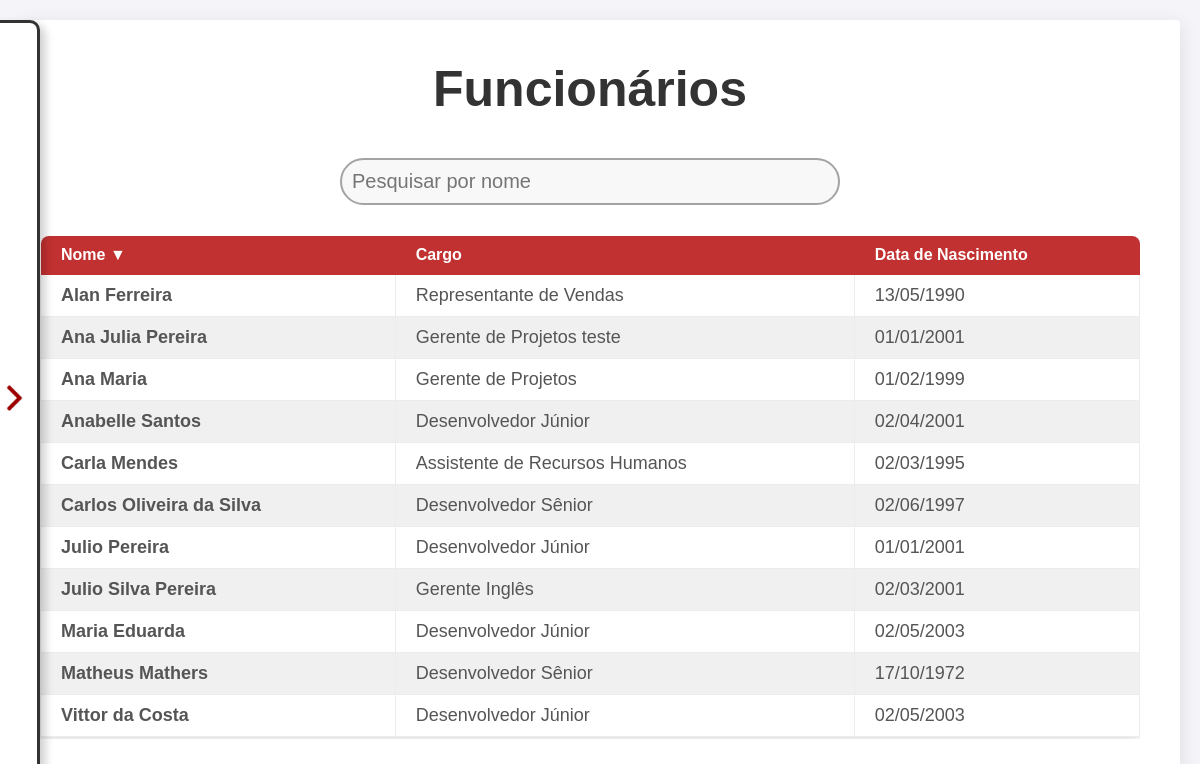
The page /main/ (signed in) on the database its author committed.
### app/models.py (models this page shows, shortened)
class Funcionario(models.Model):
    nome = models.CharField(max_length=100)
    data_nascimento = models.DateField()
    cargo = models.ForeignKey(Cargo, on_delete=models.PROTECT)
    gestor = models.ForeignKey(User, on_delete=models.SET_NULL, null=True, blank=True, related_name="funcionarios")

class Cargo(models.Model):
    nome = models.CharField(max_length=100)
    skills = models.ManyToManyField(Skill, blank=True)
    def __str__(self):
        return self.nome

### app/views.py (the view)
# urls.py: path('main/', views.lista_funcionarios, name='main'),  # Corrigido para lista_funcionarios
@login_required(login_url='login')
def lista_funcionarios(request):
    funcionarios = Funcionario.objects.all()
    return render(request, 'main.html', {'funcionarios': funcionarios})

### app/templates/main.html (shortened to what this page needs)
{% extends 'layout.html'%}
{% load static %}
{% block extrahead %}
    <link rel="stylesheet" href="{% static 'app/css/main.css' %}">
{% endblock %}
{% block content %}
    <div class="mainContainer">
        <div class="sidebar">
            <div class="sidebarArrow">
                <img src="{% static 'app/img/right-arrow2.png' %}" alt="sidebar arrow">
            </div>
        </div>
        <div class="rightContainer">
            <h1>Funcionários</h1>
            <input class="searchBar" type="text" id="searchInput" onkeyup="filterTable()" placeholder="Pesquisar por nome">
            <div class="divTabela">
                <table id="funcionariosTabela" class="funcionariosNomes">
                    <thead>
                        <tr>
                            <th id="th1" onclick="sortTable(0)">Nome &#9660;</th>
                            <th id="th2" onclick="sortTable(1)">Cargo &#9660;</th>
                            <th id="th3" onclick="sortTable(2)">Data de Nascimento &#9660;</th>
                        </tr>
                    </thead>
                    <tbody>
                        {% for funcionario in funcionarios %}
                        <tr class="funcionarioOuterDiv" onclick="window.location='{% url 'funcionario_detail' funcionario.id %}'">
                            <td class="infoUser">{{ funcionario.nome }}</td>
                            <td class="infoUser">{{ funcionario.cargo }}</td>
                            <td class="infoUser">{{ funcionario.data_nascimento|date:"d/m/Y" }}</td>
                        </tr>
                        {% empty %}
                        <tr class="valuesColumns">
                            <td style="text-align: center; color: gray" colspan="4">Nenhum funcionário encontrado.</td>
                        </tr>
                        {% endfor %}
                    </tbody>
                </table>
            </div>
        </div>
    </div>
{% endblock %}

### app/static/app/css/main.css (style rules this page uses)
* { margin: 0; padding: 0; box-sizing: border-box; }
body { font-family: 'Arial', sans-serif; background-color: #f4f4f9; color: #333; display: flex; justify-content: center; margin: 0; }
.mainContainer { display: flex; flex-direction: column; align-items: center; width: 100%; height: 100vh; padding: 20px; }
.rightContainer { width: 100%; min-height: 70vh; border-radius: 4px; max-width: 1200px; background-color: rgb(255, 255, 255); box-shadow: 0 5px 20px rgba(0, 0, 0, 0.1); padding: 20px 40px 20px 20px; text-align: center; }
.divTabela { height: 70%; overflow-y: scroll; }
.rightContainer h1 { margin: 20px 0 40px 0; font-weight: bold; font-size: 50px; color: #333; }
.searchBar { display: flex; margin: auto; margin-bottom: 30px; font-size: 20px; width: 100%; max-width: 500px; padding: 10px; background-color: rgb(248, 248, 248); border: 2px solid rgb(163, 163, 163); border-radius: 30px; }
.funcionariosNomes { width: 100%; border-collapse: collapse; margin-bottom: 30px; box-shadow: 0 0 10px rgba(0, 0, 0, 0.2); }
.funcionariosNomes thead th { background-color: #c23131; color: #ffffff; border-color: transparent; transition: .2s; }
.funcionariosNomes thead th:first-child { border-radius: 8px 0 0 0; }
.funcionariosNomes thead th:last-child { border-radius: 0 8px 0 0; }
.funcionariosNomes th, .funcionariosNomes td { padding: 10px 20px; text-align: left; border: 1px solid #ececec; }
.funcionariosNomes th { background-color: #f0f0f0; font-weight: bold; }
.funcionariosNomes tr:nth-child(even) { background-color: #f0f0f0; }
.funcionariosNomes tr:nth-child(odd) { background-color: #ffffff; }
.funcionarioOuterDiv { text-decoration: none; color: inherit; }
.infoUser { font-size: 18px; color: #555; }
.infoUser:first-child { font-weight: bold; }
.sidebar { position: fixed; top: 50%; transform: translateY(-50%); left: -160px; width: 200px; height: 95%; padding-right: 40px; border-radius: 0 10px 10px 0; box-shadow: 5px 5px 10px rgba(0, 0, 0, 0.2); background-color: white; border: 3px solid #333; border-left: none; transition: left 0.3s ease; overflow: hidden; }
.sidebarArrow { position: absolute; top: 50%; transform: translateY(-50%); right: 10px; color: #fff; cursor: pointer; }
.sidebarArrow img { width: 25px; height: 25px; }

### rows shown on the page
Funcionario: nome "Maria Eduarda", cargo "Desenvolvedor Júnior", data_nascimento "02/05/2003"
Funcionario: nome "Ana Maria", cargo "Gerente de Projetos", data_nascimento "01/02/1999"
Funcionario: nome "Carlos Oliveira da Silva", cargo "Desenvolvedor Sênior", data_nascimento "02/06/1997"
Funcionario: nome "Carla Mendes", cargo "Assistente de Recursos Humanos", data_nascimento "02/03/1995"
Funcionario: nome "Alan Ferreira", cargo "Representante de Vendas", data_nascimento "13/05/1990"
Funcionario: nome "Matheus Mathers", cargo "Desenvolvedor Sênior", data_nascimento "17/10/1972"
Funcionario: nome "Julio Pereira", cargo "Desenvolvedor Júnior", data_nascimento "01/01/2001"
Funcionario: nome "Vittor da Costa", cargo "Desenvolvedor Júnior", data_nascimento "02/05/2003"
Funcionario: nome "Anabelle Santos", cargo "Desenvolvedor Júnior", data_nascimento "02/04/2001"
Funcionario: nome "Julio Silva Pereira", cargo "Gerente Inglês", data_nascimento "02/03/2001"
Funcionario: nome "Ana Julia Pereira", cargo "Gerente de Projetos teste", data_nascimento "01/01/2001"
